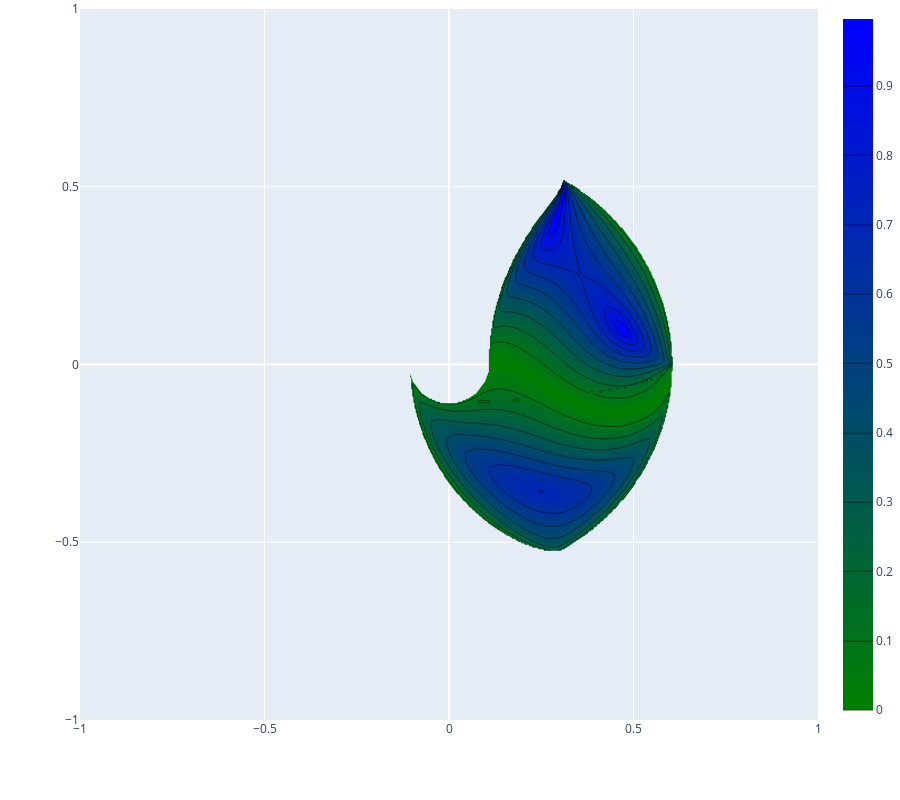

The notebook cell this image was saved under:
### Markdown cell above
### high definition condition number portrait

### Code cell
colorscale = [[0, 'green'],[1, 'blue']]
X,Y,Z = R.condGrid(nx=300,ny=300)
HD_fig = go.Figure(data = go.Contour(z=Z,x=X,y=Y,colorscale=colorscale,contours_coloring='heatmap'))
HD_fig

#config layout
side = 800
HD_fig.update_layout(
    autosize=False,
    width=side + 100,
    height=side,
    legend=dict(x=.025, y=.975),
    margin=dict(l=80, r=80, t=0, b=80))

#configure layout of graph
HD_fig.update_xaxes(range=[-1,1])
HD_fig.update_yaxes(range=[-1,1])

### Figure 1 — Plotly figure (JSON) as saved in the notebook; plotly's stock layout.template omitted (floating-point values rounded to 4 significant figures; data arrays with more than 128 entries replaced by an {"elided": "..."} marker saying what was removed)
{"data": [{"autocontour": true, "colorscale": [[0, "green"], [1, "blue"]], "contours": {"coloring": "heatmap", "end": 0.9, "size": 0.1, "start": 0}, "type": "contour", "x": {"elided": "300 float values"}, "y": {"elided": "300 float values"}, "z": {"elided": "300x300 float values"}}], "layout": {"autosize": false, "height": 800, "legend": {"x": 0.025, "y": 0.975}, "margin": {"b": 80, "l": 80, "r": 80, "t": 0}, "width": 900, "xaxis": {"range": [-1, 1], "type": "linear"}, "yaxis": {"range": [-1, 1], "type": "linear"}}}
